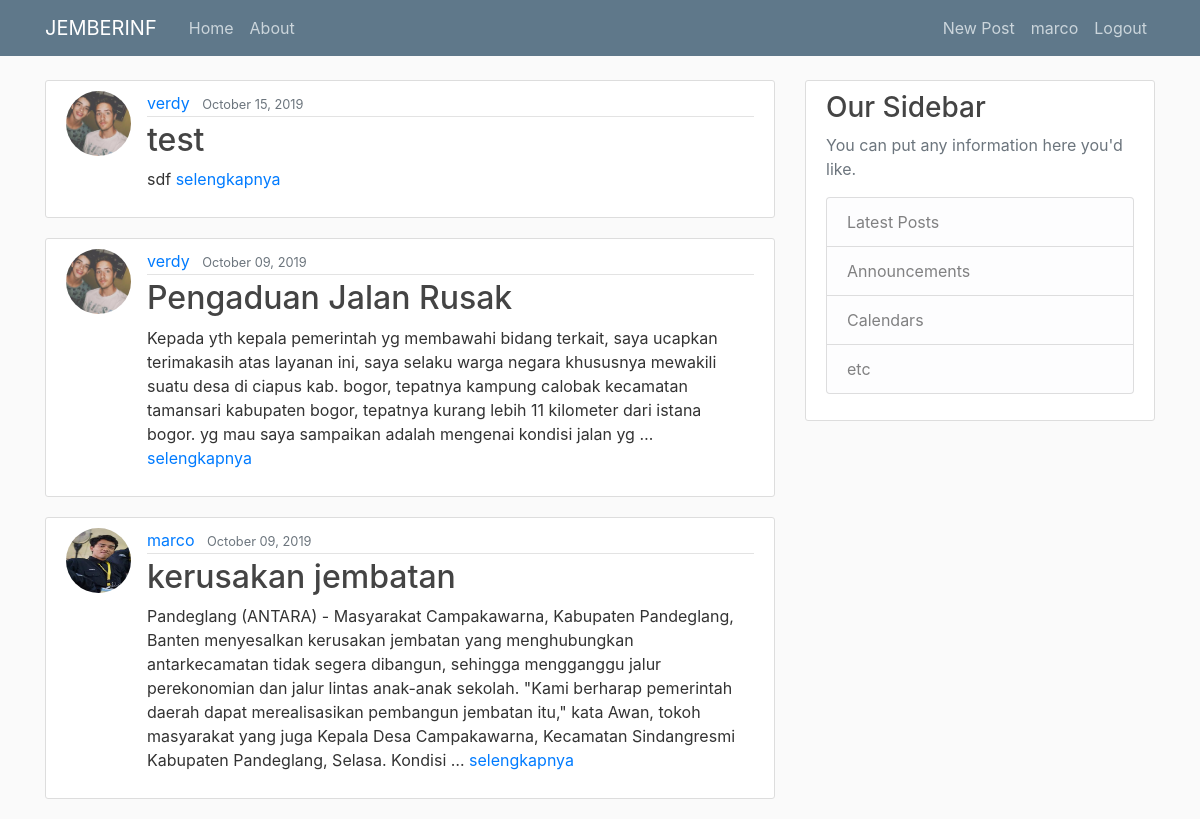
Page / (signed in) on the committed database.
### blog/models.py (models this page shows, shortened)
class Post(models.Model):
	KATEGORI = (
			('Jalan', 'jalan'),
			('Jembatan', 'jembatan'),
			('Lampu Jalan', 'lampu_jalan'),
		)
	STATUS = (
			('Belum Di Survey', 'belum_di_survey'),
			('Sedang Di Survey', 'sedang_di_survey'),
			('Telah Di Survey', 'telah_di_survey'),
			('Dalam Proses Pengerjaan','dalam_proses_pengerjaan'),
			('Telah Di Perbaiki', 'telah_di_perbaiki')
		)
	judul		= models.CharField(max_length=255)
	isi 		= models.TextField()
	kategori 	= models.CharField(max_length=255, choices=KATEGORI)
	waktu_post	= models.DateTimeField(default=timezone.now)
	foto 		= models.ImageField(default='blank.jpg', upload_to='pengaduan', null=True, blank=True)
	status 		= models.CharField(max_length=255, choices=STATUS, default='Belum Di Survey')
	penulis		= models.ForeignKey(User, on_delete = models.CASCADE)

### users/models.py (models this page shows, shortened)
class Profile(models.Model):
	user = models.OneToOneField(User, on_delete = models.CASCADE)
	image = models.ImageField(default='default.jpg', upload_to='profile_pics')

### blog/views.py (the view)
# urls.py: path('', PostListView.as_view(), name = 'blog-home'),
class PostListView(ListView):
	model = Post
	template_name = 'blog/home.html'
	context_object_name = 'posts'
	ordering = ['-waktu_post']

### blog/templates/blog/home.html
{% extends "blog/base.html" %}
{% block content %}
    {% for post in posts %}
    {% if post.status != 'belum_di_survey'  %}
        <article class="media content-section">
          <img class="rounded-circle article-img" src="{{ post.penulis.profile.image.url }}">
          <div class="media-body">
            <div class="article-metadata">
              <a class="mr-2" href="#">{{ post.penulis }}</a>
              <small class="text-muted">{{ post.waktu_post|date:"F d, Y" }}</small>
            </div>
            <h2><a class="article-title" href="{% url 'post-detail' post.id %}">{{ post.judul }}</a></h2>
            <p class="article-content">{{ post.isi|truncatewords:50 }} <a href="{% url 'post-detail' post.id %}">selengkapnya</a></p>
          </div>
        </article>
    {% endif %}
    {% endfor %}
{% endblock content %}

### blog/templates/blog/base.html (shortened to what this page needs)
{% load static %}
<!DOCTYPE html>
<html>
<head>
    <link rel="stylesheet" href="https://maxcdn.bootstrapcdn.com/bootstrap/4.0.0/css/bootstrap.min.css">
    <link rel="stylesheet" type="text/css" href="{% static 'blog/main.css' %}">
</head>
<body>
    <header class="site-header">
      <nav class="navbar navbar-expand-md navbar-dark bg-steel fixed-top">
        <div class="container">
          <a class="navbar-brand mr-4" href="{% url 'blog-home' %}">JEMBERINF</a>
          <div class="collapse navbar-collapse" id="navbarToggle">
            <div class="navbar-nav mr-auto">
              <a class="nav-item nav-link" href="{% url 'blog-home' %}">Home</a>
              <a class="nav-item nav-link" href="{% url 'blog-about' %}">About</a>
            </div>
            <div class="navbar-nav">
              {% if user.is_authenticated %}
              <a class="nav-item nav-link" href="{% url 'post-create' %}">New Post</a>
              <a class="nav-item nav-link" href="{% url 'profile' %}">{{user.username}}</a>
              <a class="nav-item nav-link" href="{% url 'logout' %}">Logout</a>
                {% else %}
              <a class="nav-item nav-link" href="{% url 'login' %}">Login</a>
              <a class="nav-item nav-link" href="{% url 'register' %}">Register</a>
            {% endif %}
            </div>
          </div>
        </div>
      </nav>
    </header>
    <main role="main" class="container">
      <div class="row">
        <div class="col-md-8">
          {% block content %}{% endblock %}
        </div>
        <div class="col-md-4">
          <div class="content-section">
            <h3>Our Sidebar</h3>
            <p class='text-muted'>You can put any information here you'd like.
              <ul class="list-group">
                <li class="list-group-item list-group-item-light">Latest Posts</li>
                <li class="list-group-item list-group-item-light">Announcements</li>
                <li class="list-group-item list-group-item-light">Calendars</li>
                <li class="list-group-item list-group-item-light">etc</li>
              </ul>
            </p>
          </div>
        </div>
      </div>
    </main>
</body>
</html>

### blog/static/blog/main.css (style rules this page uses)
body { background: #fafafa; color: #333333; margin-top: 5rem; }
h1, h2, h3, h4, h5, h6 { color: #444444; }
ul { margin: 0; }
.bg-steel { background-color: #5f788a; }
.site-header .navbar-nav .nav-link { color: #cbd5db; }
.content-section { background: #ffffff; padding: 10px 20px; border: 1px solid #dddddd; border-radius: 3px; margin-bottom: 20px; }
.article-title { color: #444444; }
.article-content { white-space: pre-line; }
.article-img { height: 65px; width: 65px; margin-right: 16px; }
.article-metadata { padding-bottom: 1px; margin-bottom: 4px; border-bottom: 1px solid #e3e3e3 }

### rows in the picture
Post: penulis.profile.image (picture), penulis "verdy", waktu_post "October 15, 2019", judul "test", isi "sdf"
Post: penulis.profile.image (picture), penulis "verdy", waktu_post "October 09, 2019", judul "Pengaduan Jalan Rusak", isi "Kepada yth kepala pemerintah yg membawahi bidang terkait, saya ucapkan terimakasih atas layanan ini, saya selaku warga negara khususnya mewakili suatu desa di ciapus kab. bogor, tepatnya kampung calobak kecamatan tamansari kabupaten bogor, tepatnya kurang lebih 11 kilometer dari istana bogor. yg mau saya sampaikan adalah mengenai kondisi jalan yg …"
Post: penulis.profile.image (picture), penulis "marco", waktu_post "October 09, 2019", judul "kerusakan jembatan", isi "Pandeglang (ANTARA) - Masyarakat Campakawarna, Kabupaten Pandeglang, Banten menyesalkan kerusakan jembatan yang menghubungkan antarkecamatan tidak segera dibangun, sehingga mengganggu jalur perekonomian dan jalur lintas anak-anak sekolah. \"Kami berharap pemerintah daerah dapat merealisasikan pembangun jembatan itu,\" kata Awan, tokoh masyarakat yang juga Kepala Desa Campakawarna, Kecamatan Sindangresmi Kabupaten Pandeglang, Selasa. Kondisi …"

### other values in the picture
{{ user.username }} "marco"
